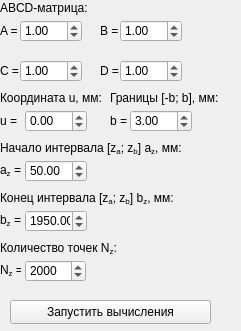
      <widget class="QWidget" name="longitudinalSectionCustomTransformPage">
       <property name="geometry">
        <rect>
         <x>0</x>
         <y>0</y>
         <width>241</width>
         <height>331</height>
        </rect>
       </property>
       <attribute name="label">
        <string>Произвольное преобразование</string>
       </attribute>
       <widget class="QLabel" name="aElementLongitudinalSectionCustomInputText">
        <property name="geometry">
         <rect>
          <x>0</x>
          <y>20</y>
          <width>21</width>
          <height>21</height>
         </rect>
        </property>
        <property name="text">
         <string>A = </string>
        </property>
       </widget>
       <widget class="QLabel" name="abcdMatrixLongitudinalSectionText">
        <property name="geometry">
         <rect>
          <x>0</x>
          <y>0</y>
          <width>111</width>
          <height>16</height>
         </rect>
        </property>
        <property name="text">
         <string>ABCD-матрица:</string>
        </property>
       </widget>
       <widget class="QLabel" name="bElementLongitudinalSectionCustomInputText">
        <property name="geometry">
         <rect>
          <x>100</x>
          <y>20</y>
          <width>21</width>
          <height>21</height>
         </rect>
        </property>
        <property name="text">
         <string>B = </string>
        </property>
       </widget>
       <widget class="QLabel" name="cElementLongitudinalSectionCustomInputText">
        <property name="geometry">
         <rect>
          <x>0</x>
          <y>60</y>
          <width>21</width>
          <height>21</height>
         </rect>
        </property>
        <property name="text">
         <string>C = </string>
        </property>
       </widget>
       <widget class="QLabel" name="dElementLongitudinalSectionCustomInputText">
        <property name="geometry">
         <rect>
          <x>100</x>
          <y>60</y>
          <width>21</width>
          <height>21</height>
         </rect>
        </property>
        <property name="text">
         <string>D = </string>
        </property>
       </widget>
       <widget class="QDoubleSpinBox" name="aElementLongitudinalSectionCustomInputBox">
        <property name="geometry">
         <rect>
          <x>20</x>
          <y>20</y>
          <width>62</width>
          <height>22</height>
         </rect>
        </property>
        <property name="minimum">
         <double>-999999.989999999990687</double>
        </property>
        <property name="maximum">
         <double>999999.989999999990687</double>
        </property>
        <property name="value">
         <double>1.000000000000000</double>
        </property>
       </widget>
       <widget class="QDoubleSpinBox" name="cElementLongitudinalSectionCustomInputBox">
        <property name="geometry">
         <rect>
          <x>20</x>
          <y>60</y>
          <width>62</width>
          <height>22</height>
         </rect>
        </property>
        <property name="minimum">
         <double>-999999.989999999990687</double>
        </property>
        <property name="maximum">
         <double>999999.989999999990687</double>
        </property>
        <property name="value">
         <double>1.000000000000000</double>
        </property>
       </widget>
       <widget class="QDoubleSpinBox" name="bElementLongitudinalSectionCustomInputBox">
        <property name="geometry">
         <rect>
          <x>120</x>
          <y>20</y>
          <width>62</width>
          <height>22</height>
         </rect>
        </property>
        <property name="minimum">
         <double>-999999.989999999990687</double>
        </property>
        <property name="maximum">
         <double>999999.989999999990687</double>
        </property>
        <property name="value">
         <double>1.000000000000000</double>
        </property>
       </widget>
       <widget class="QDoubleSpinBox" name="dElementLongitudinalSectionCustomInputBox">
        <property name="geometry">
         <rect>
          <x>120</x>
          <y>60</y>
          <width>62</width>
          <height>22</height>
         </rect>
        </property>
        <property name="minimum">
         <double>-999999.989999999990687</double>
        </property>
        <property name="maximum">
         <double>999999.989999999990687</double>
        </property>
        <property name="value">
         <double>1.000000000000000</double>
        </property>
       </widget>
       <widget class="QSpinBox" name="nZLongitudinalSectionCustomInputBox">
        <property name="geometry">
         <rect>
          <x>25</x>
          <y>260</y>
          <width>61</width>
          <height>22</height>
         </rect>
        </property>
        <property name="minimum">
         <number>1</number>
        </property>
        <property name="maximum">
         <number>10000</number>
        </property>
        <property name="value">
         <number>2000</number>
        </property>
       </widget>
       <widget class="QLabel" name="uLongitudinalSectionCustomText">
        <property name="geometry">
         <rect>
          <x>0</x>
          <y>90</y>
          <width>111</width>
          <height>16</height>
         </rect>
        </property>
        <property name="text">
         <string>Координата u, мм:</string>
        </property>
       </widget>
       <widget class="QLabel" name="z1LongitudinalSectionCustomInputText">
        <property name="geometry">
         <rect>
          <x>0</x>
          <y>160</y>
          <width>21</width>
          <height>21</height>
         </rect>
        </property>
        <property name="text">
         <string>&lt;html&gt;&lt;head/&gt;&lt;body&gt;&lt;p&gt;a&lt;span style=&quot; vertical-align:sub;&quot;&gt;z&lt;/span&gt; = &lt;/p&gt;&lt;/body&gt;&lt;/html&gt;</string>
        </property>
       </widget>
       <widget class="QLabel" name="z2LongitudinalSectionCustomText">
        <property name="geometry">
         <rect>
          <x>0</x>
          <y>190</y>
          <width>211</width>
          <height>16</height>
         </rect>
        </property>
        <property name="text">
         <string>&lt;html&gt;&lt;head/&gt;&lt;body&gt;&lt;p&gt;Конец интервала [z&lt;span style=&quot; vertical-align:sub;&quot;&gt;a&lt;/span&gt;; z&lt;span style=&quot; vertical-align:sub;&quot;&gt;b&lt;/span&gt;] b&lt;span style=&quot; vertical-align:sub;&quot;&gt;z&lt;/span&gt;, мм:&lt;/p&gt;&lt;/body&gt;&lt;/html&gt;</string>
        </property>
       </widget>
       <widget class="QLabel" name="z2LongitudinalSectionCustomInputText">
        <property name="geometry">
         <rect>
          <x>0</x>
          <y>210</y>
          <width>21</width>
          <height>21</height>
         </rect>
        </property>
        <property name="text">
         <string>&lt;html&gt;&lt;head/&gt;&lt;body&gt;&lt;p&gt;b&lt;span style=&quot; vertical-align:sub;&quot;&gt;z&lt;/span&gt; = &lt;/p&gt;&lt;/body&gt;&lt;/html&gt;</string>
        </property>
       </widget>
       <widget class="QDoubleSpinBox" name="uLongitudinalSectionCustomInputBox">
        <property name="geometry">
         <rect>
          <x>25</x>
          <y>110</y>
          <width>62</width>
          <height>22</height>
         </rect>
        </property>
        <property name="minimum">
         <double>-99.989999999999995</double>
        </property>
        <property name="maximum">
         <double>99.989999999999995</double>
        </property>
        <property name="value">
         <double>0.000000000000000</double>
        </property>
       </widget>
       <widget class="QDoubleSpinBox" name="z2LongitudinalSectionCustomInputBox">
        <property name="geometry">
         <rect>
          <x>25</x>
          <y>210</y>
          <width>62</width>
          <height>22</height>
         </rect>
        </property>
        <property name="minimum">
         <double>0.020000000000000</double>
        </property>
        <property name="maximum">
         <double>999999.989999999990687</double>
        </property>
        <property name="value">
         <double>1950.000000000000000</double>
        </property>
       </widget>
       <widget class="QLabel" name="z1LongitudinalSectionCustomText">
        <property name="geometry">
         <rect>
          <x>0</x>
          <y>140</y>
          <width>211</width>
          <height>16</height>
         </rect>
        </property>
        <property name="text">
         <string>&lt;html&gt;&lt;head/&gt;&lt;body&gt;&lt;p&gt;Начало интервала [z&lt;span style=&quot; vertical-align:sub;&quot;&gt;a&lt;/span&gt;; z&lt;span style=&quot; vertical-align:sub;&quot;&gt;b&lt;/span&gt;] a&lt;span style=&quot; vertical-align:sub;&quot;&gt;z&lt;/span&gt;, мм:&lt;/p&gt;&lt;/body&gt;&lt;/html&gt;</string>
        </property>
       </widget>
       <widget class="QDoubleSpinBox" name="z1LongitudinalSectionCustomInputBox">
        <property name="geometry">
         <rect>
          <x>25</x>
          <y>160</y>
          <width>62</width>
          <height>22</height>
         </rect>
        </property>
        <property name="minimum">
         <double>0.010000000000000</double>
        </property>
        <property name="maximum">
         <double>999999.979999999981374</double>
        </property>
        <property name="value">
         <double>50.000000000000000</double>
        </property>
       </widget>
       <widget class="QLabel" name="nZLongitudinalSectionCustomText">
        <property name="geometry">
         <rect>
          <x>0</x>
          <y>240</y>
          <width>151</width>
          <height>16</height>
         </rect>
        </property>
        <property name="text">
         <string>&lt;html&gt;&lt;head/&gt;&lt;body&gt;&lt;p&gt;Количество точек N&lt;span style=&quot; vertical-align:sub;&quot;&gt;z&lt;/span&gt;:&lt;/p&gt;&lt;/body&gt;&lt;/html&gt;</string>
        </property>
       </widget>
       <widget class="QLabel" name="uLongitudinalSectionCustomInputText">
        <property name="geometry">
         <rect>
          <x>0</x>
          <y>110</y>
          <width>21</width>
          <height>21</height>
         </rect>
        </property>
        <property name="text">
         <string>u = </string>
        </property>
       </widget>
       <widget class="QLabel" name="nZLongitudinalSectionCustomInputText">
        <property name="geometry">
         <rect>
          <x>0</x>
          <y>260</y>
          <width>21</width>
          <height>21</height>
         </rect>
        </property>
        <property name="text">
         <string>&lt;html&gt;&lt;head/&gt;&lt;body&gt;&lt;p&gt;N&lt;span style=&quot; vertical-align:sub;&quot;&gt;z&lt;/span&gt; = &lt;/p&gt;&lt;/body&gt;&lt;/html&gt;</string>
        </property>
       </widget>
       <widget class="QPushButton" name="startLongitudinalSectionCustomTransformButton">
        <property name="geometry">
         <rect>
          <x>10</x>
          <y>300</y>
          <width>201</width>
          <height>24</height>
         </rect>
        </property>
        <property name="text">
         <string>Запустить вычисления</string>
        </property>
       </widget>
       <widget class="QLabel" name="bLongitudinalSectionCustomText">
        <property name="geometry">
         <rect>
          <x>110</x>
          <y>90</y>
          <width>151</width>
          <height>16</height>
         </rect>
        </property>
        <property name="text">
         <string>Границы [-b; b], мм:</string>
        </property>
       </widget>
       <widget class="QDoubleSpinBox" name="bLongitudinalSectionCustomInputBox">
        <property name="geometry">
         <rect>
          <x>130</x>
          <y>110</y>
          <width>62</width>
          <height>22</height>
         </rect>
        </property>
        <property name="minimum">
         <double>0.010000000000000</double>
        </property>
        <property name="value">
         <double>3.000000000000000</double>
        </property>
       </widget>
       <widget class="QLabel" name="bLongitudinalSectionCustomInputText">
        <property name="geometry">
         <rect>
          <x>110</x>
          <y>110</y>
          <width>21</width>
          <height>21</height>
         </rect>
        </property>
        <property name="text">
         <string>b = </string>
        </property>
       </widget>
      </widget>
